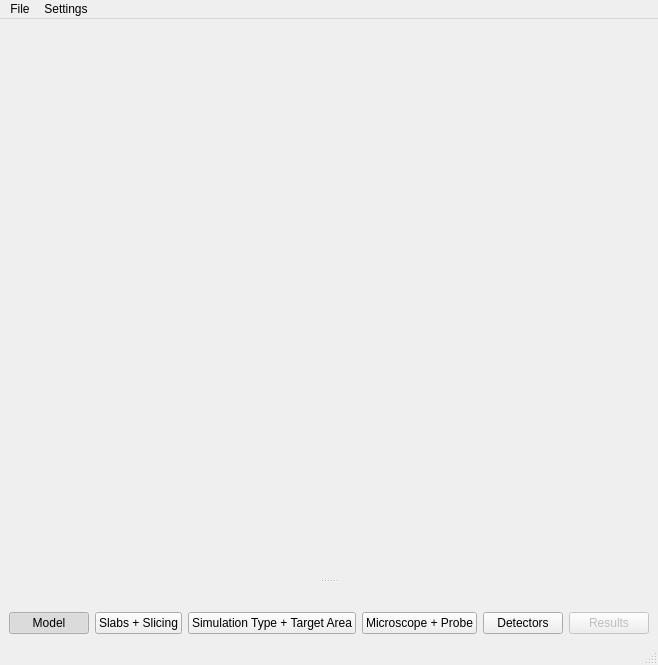
<?xml version="1.0" encoding="UTF-8"?>
<ui version="4.0">
 <class>MainWindow</class>
 <widget class="QMainWindow" name="MainWindow">
  <property name="geometry">
   <rect>
    <x>0</x>
    <y>0</y>
    <width>605</width>
    <height>665</height>
   </rect>
  </property>
  <property name="windowTitle">
   <string>MainWindow</string>
  </property>
  <widget class="QWidget" name="centralwidget">
   <layout class="QGridLayout" name="gridLayout">
    <item row="0" column="0" rowspan="2">
     <layout class="QHBoxLayout" name="plotArea"/>
    </item>
   </layout>
  </widget>
  <widget class="QMenuBar" name="menubar">
   <property name="geometry">
    <rect>
     <x>0</x>
     <y>0</y>
     <width>605</width>
     <height>21</height>
    </rect>
   </property>
   <widget class="QMenu" name="menuFile">
    <property name="title">
     <string>File</string>
    </property>
    <addaction name="actionNew_Simulation"/>
    <addaction name="actionSave_Simulation"/>
    <addaction name="actionLoad_Simulation"/>
   </widget>
   <widget class="QMenu" name="menuSettings">
    <property name="title">
     <string>Settings</string>
    </property>
    <addaction name="actionDefaults"/>
    <addaction name="actionAdvanced"/>
   </widget>
   <addaction name="menuFile"/>
   <addaction name="menuSettings"/>
  </widget>
  <widget class="QStatusBar" name="statusbar"/>
  <widget class="QDockWidget" name="dockWidget">
   <property name="features">
    <set>QDockWidget::DockWidgetMovable</set>
   </property>
   <attribute name="dockWidgetArea">
    <number>8</number>
   </attribute>
   <widget class="QWidget" name="dockWidgetContents_5">
    <layout class="QHBoxLayout" name="horizontalLayout_3">
     <item>
      <widget class="QPushButton" name="modelButton">
       <property name="text">
        <string>Model</string>
       </property>
       <property name="checkable">
        <bool>true</bool>
       </property>
       <property name="checked">
        <bool>true</bool>
       </property>
      </widget>
     </item>
     <item>
      <widget class="QPushButton" name="slabButton">
       <property name="text">
        <string>Slabs + Slicing</string>
       </property>
       <property name="checkable">
        <bool>true</bool>
       </property>
      </widget>
     </item>
     <item>
      <widget class="QPushButton" name="typeTargetButton">
       <property name="text">
        <string>Simulation Type + Target Area</string>
       </property>
       <property name="checkable">
        <bool>true</bool>
       </property>
      </widget>
     </item>
     <item>
      <widget class="QPushButton" name="microscopeButton">
       <property name="text">
        <string>Microscope + Probe</string>
       </property>
       <property name="checkable">
        <bool>true</bool>
       </property>
      </widget>
     </item>
     <item>
      <widget class="QPushButton" name="detectorButton">
       <property name="text">
        <string>Detectors</string>
       </property>
       <property name="checkable">
        <bool>true</bool>
       </property>
      </widget>
     </item>
     <item>
      <widget class="QPushButton" name="resultsButton">
       <property name="enabled">
        <bool>false</bool>
       </property>
       <property name="text">
        <string>Results</string>
       </property>
      </widget>
     </item>
    </layout>
   </widget>
  </widget>
  <action name="actionNew_Simulation">
   <property name="text">
    <string>New Simulation</string>
   </property>
   <property name="shortcut">
    <string>Ctrl+N</string>
   </property>
  </action>
  <action name="actionLoad_Simulation">
   <property name="text">
    <string>Load Simulation</string>
   </property>
   <property name="shortcut">
    <string>Ctrl+O</string>
   </property>
  </action>
  <action name="actionAdvanced_Settings">
   <property name="text">
    <string>Advanced Settings</string>
   </property>
  </action>
  <action name="actionSave_Simulation">
   <property name="text">
    <string>Save Simulation</string>
   </property>
   <property name="shortcut">
    <string>Ctrl+S</string>
   </property>
   <property name="shortcutContext">
    <enum>Qt::ApplicationShortcut</enum>
   </property>
   <property name="menuRole">
    <enum>QAction::TextHeuristicRole</enum>
   </property>
  </action>
  <action name="actionAdvanced">
   <property name="text">
    <string>Advanced</string>
   </property>
  </action>
  <action name="actionDefaults">
   <property name="text">
    <string>Defaults</string>
   </property>
  </action>
  <zorder>DetectorsDock</zorder>
  <zorder>SlabDock</zorder>
  <zorder>MicroscopeDock</zorder>
  <zorder>ProbeDock</zorder>
  <zorder>dockWidget</zorder>
 </widget>
 <resources/>
 <connections/>
 <designerdata>
  <property name="gridDeltaX">
   <number>10</number>
  </property>
  <property name="gridDeltaY">
   <number>10</number>
  </property>
  <property name="gridSnapX">
   <bool>true</bool>
  </property>
  <property name="gridSnapY">
   <bool>true</bool>
  </property>
  <property name="gridVisible">
   <bool>true</bool>
  </property>
 </designerdata>
</ui>
